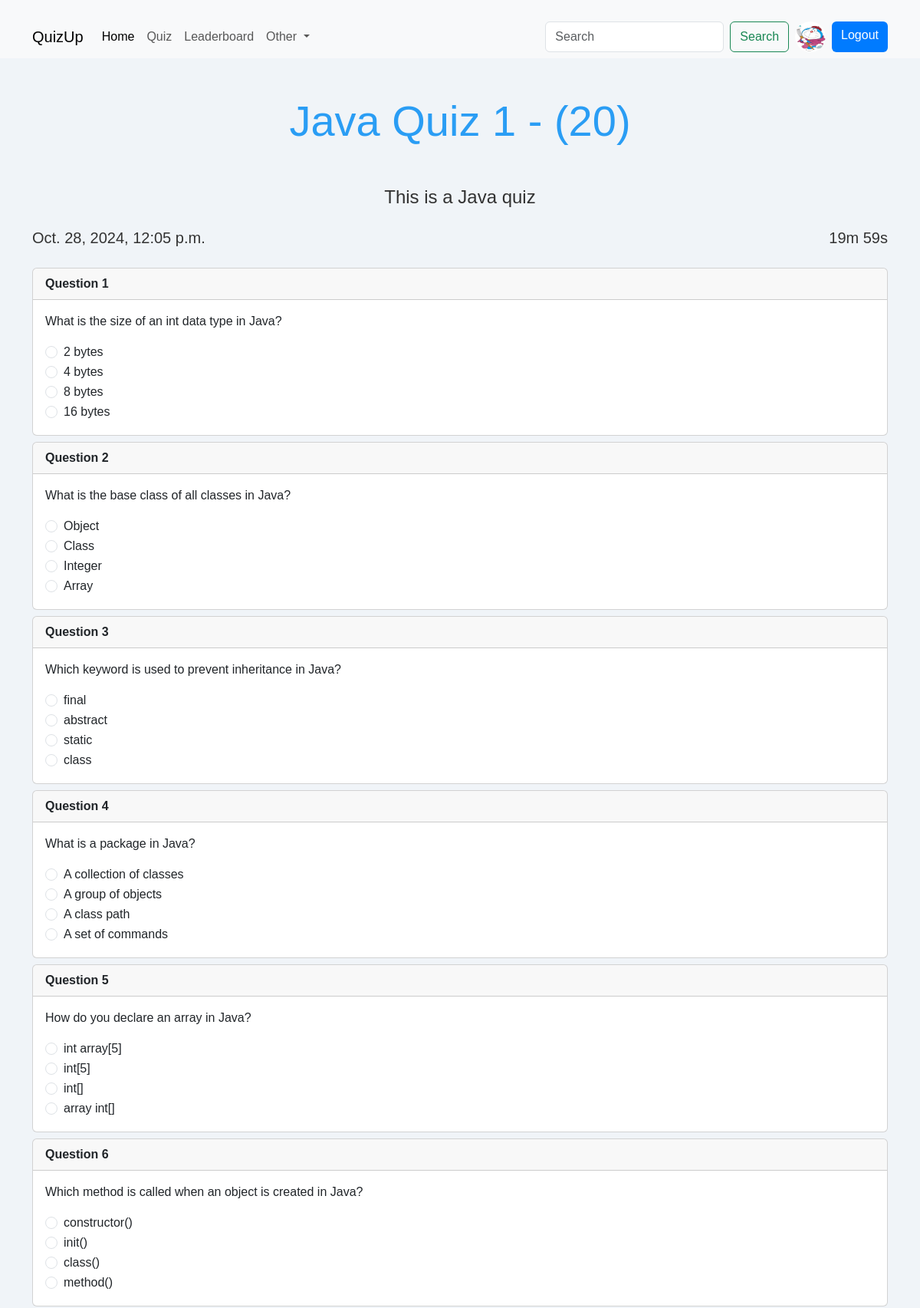
Page /quiz/6 (signed in, upper part) on the committed database.
### account/models.py (models this page shows, shortened)
class Profile(models.Model):
    user = models.OneToOneField(User, on_delete=models.CASCADE, null=True, verbose_name='User Object') #verbose_name
    bio = models.TextField(blank=True, null=True)
    profile_img = models.ImageField(upload_to='profile_images', default='user.png', blank=True, null=True, verbose_name='Profile Pic')
    location = models.CharField(max_length=100, blank=True, null=True)
    GENDER = (
        ('Male', 'Male'),
        ('Female', 'Female'),
        ('Other', 'Other'),
    )
    gender = models.CharField(max_length=6, choices=GENDER, blank=True, null=True)

### quiz/models.py (models this page shows, shortened)
class Quiz(models.Model):
  title= models.CharField(max_length=255)
  description = models.TextField()
  category = models.ForeignKey(Category, on_delete=models.CASCADE)
  quiz_file = models.FileField(upload_to="quiz/")
  created_at = models.DateTimeField(auto_now_add=True)
  updated_at = models.DateTimeField(auto_now=True)
  class Meta:
    verbose_name_plural = 'Quizzes'

class Question(models.Model):
  quiz=models.ForeignKey(Quiz,on_delete=models.CASCADE)
  text = models.TextField()

class Choice(models.Model):
  question = models.ForeignKey(Question,on_delete=models.CASCADE)
  text=models.CharField(max_length=255)
  is_correct=models.BooleanField(default=False)

### quiz/views.py (the view)
# urls.py: path('<int:quiz_id>', views.quiz_view, name='quiz'),
@login_required
def quiz_view(request, quiz_id):
    quiz = get_object_or_404(Quiz, pk=quiz_id)
    if request.method == "POST":
        score = int(request.POST.get('score', 0))
        submission = QuizSubmission(user=request.user, quiz=quiz, score=score)
        submission.save()
        return redirect('quiz_result', submission_id=submission.id)
    return render(request, 'quiz.html', {'quiz': quiz})

### templates/quiz.html (shortened to what this page needs)
{% extends 'index.html' %}
{% block content %}
    <h1 class="display-4 text-center my-5">{{quiz.title}} - ({{quiz.question_set.all|length}})</h1>
    <p class="fs-4 text-center container">{{quiz.description}}</p>
    <div class="container">
        <div class="d-flex justify-content-between">
            <span class="fs-5">{{quiz.created_at}}</span>
            <span class="fs-5" id="timer">10:00</span>
        </div>
        <div class="questions my-4">
            {% for question in quiz.question_set.all %}
            <div class="card mb-2 question">
                <div class="card-header fw-bold">
                    Question {{forloop.counter}}
                </div>
                <div class="card-body">
                    <p class="card-text">{{question.text}}</p>
                    {% for option in question.choice_set.all %}
                    <div class="form-check">
                        <label class="form-check-label" for="{{option.id}}">
                            <input class="form-check-input" value="{{option.text}}" type="radio" name="{{option.question.id}}" id="{{option.id}}"
                                {% if option.is_correct %} data-correct-answer="{{option.text}}"{% endif %}>
                            {{option.text}}
                        </label>
                    </div>
                    {% endfor %}
                </div>
            </div>
            {% endfor %}
        </div>
    </div>
{% endblock content %}

### templates/components/navbar.html (shortened to what this page needs)
<nav class="navbar navbar-expand-lg bg-body-tertiary d-none d-lg-block">
    <div class="container">
        <a class="navbar-brand" href="{% url 'home' %}">QuizUp</a>
        <div class="collapse navbar-collapse" id="navbarSupportedContent">
            <ul class="navbar-nav me-auto mb-2 mb-lg-0">
                <li class="nav-item">
                    <a class="nav-link active" aria-current="page" href="{% url 'home' %}">Home</a>
                </li>
                <li class="nav-item">
                    <a class="nav-link" href="{% url 'all_quiz' %}">Quiz</a>
                </li>
                <li class="nav-item">
                    <a class="nav-link" href="{% url 'leaderboard' %}">Leaderboard</a>
                </li>
                <li class="nav-item dropdown">
                    <a class="nav-link dropdown-toggle" href="#" role="button" data-bs-toggle="dropdown"
                        aria-expanded="false">
                        Other
                    </a>
                </li>
            </ul>
            <form class="d-flex" role="search" action="{% url 'search_users' %}">
                <input class="form-control me-2" type="search" name="q" placeholder="Search" aria-label="Search">
                <button class="btn btn-outline-success" type="submit">Search</button>
                {% if request.user.is_authenticated %}
                <a href="{% url 'profile' request.user.username %}" data-bs-toggle="tooltip" data-bs-placement="bottom" data-bs-title="@{{request.user.username}}" class="mx-2">
                    <img src="{{request.user.profile.profile_img.url}}" class="rounded-circle" width="40" height="40" alt="profile_img">
                </a>
                <a href="{% url 'logout' %}" class="btn btn-primary">Logout</a>
                {% else %}
                <a href="{% url 'login' %}" class="btn btn-primary ms-2">Login</a>
                {% endif %}
            </form>
        </div>
    </div>
</nav>

### static/css/style.css (style rules this page uses)
body { background-color: #f0f4f8; color: #333333; font-family: Arial, sans-serif; }
.btn { transition: transform 0.2s ease, box-shadow 0.2s ease; }
.container { margin-top: 20px; }
.card { transition: transform 0.2s; }
h1.display-4 { color: #2a9df4; }
.btn-primary { background-color: #007bff; border: none; }

### templates/quiz.html (style rules this page uses)
.questions { user-select: none; }

### rows in the picture
Quiz: title "Java Quiz 1", question_set.all|length "20", description "This is a Java quiz", created_at "Oct. 28, 2024, 12:05 p.m."
Question: text "What is the size of an int data type in Java?"
Choice: is_correct "☐ 2 bytes", text "2 bytes"
Choice: is_correct "☐ 4 bytes", text "4 bytes"
Choice: is_correct "☐ 8 bytes", text "8 bytes"
Choice: is_correct "☐ 16 bytes", text "16 bytes"
Question: text "What is the base class of all classes in Java?"
Choice: is_correct "☐ Object", text "Object"
Choice: is_correct "☐ Class", text "Class"
Choice: is_correct "☐ Integer", text "Integer"
Choice: is_correct "☐ Array", text "Array"
Question: text "Which keyword is used to prevent inheritance in Java?"
Choice: is_correct "☐ final", text "final"
Choice: is_correct "☐ abstract", text "abstract"
Choice: is_correct "☐ static", text "static"
Choice: is_correct "☐ class", text "class"
Question: text "What is a package in Java?"
Choice: is_correct "☐ A collection of classes", text "A collection of classes"
Choice: is_correct "☐ A group of objects", text "A group of objects"
Choice: is_correct "☐ A class path", text "A class path"
Choice: is_correct "☐ A set of commands", text "A set of commands"
Question: text "How do you declare an array in Java?"
Choice: is_correct "☐ int array[5]", text "int array[5]"
Choice: is_correct "☐ int[5]", text "int[5]"
Choice: is_correct "☐ int[]", text "int[]"
Choice: is_correct "☐ array int[]", text "array int[]"
Question: text "Which method is called when an object is created in Java?"
Choice: is_correct "☐ constructor()", text "constructor()"
Choice: is_correct "☐ init()", text "init()"
Choice: is_correct "☐ class()", text "class()"
Choice: is_correct "☐ method()", text "method()"
